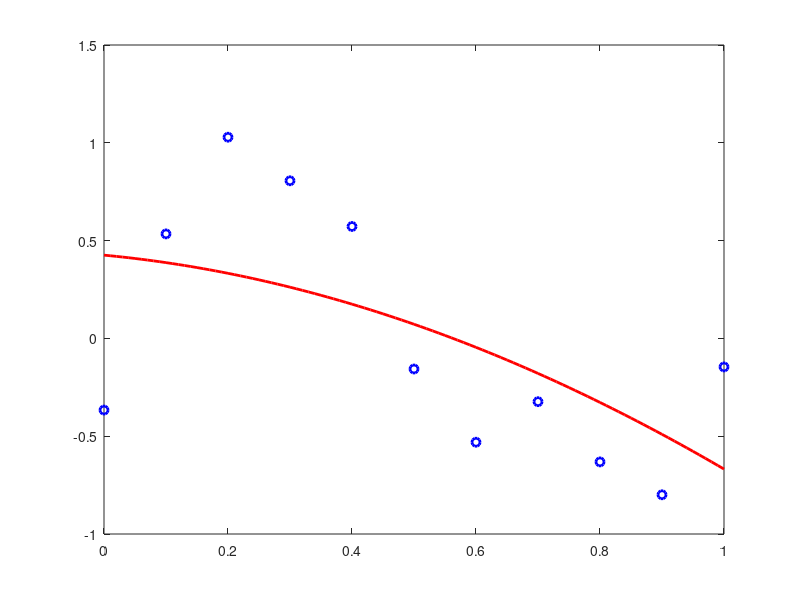

The MATLAB source for this figure:
close all;
clc;
clear;

X = [0:0.1:1]'; %11 pontos
noise = normrnd(0, 0.3, 11, 1);
y = sin(2*pi*X) + noise;

plot(X, y, "ob", "linewidth", 2);
hold on;

X = [ones(size(X,1),1) X X.^2 X.^3];
%coeficientes
w = pinv(X'*X)*X'*y;
%regularização
alpha = 0.1;
I = eye(size(X, 2));
W = inv(X'*X + alpha*I)*X'*y;

X_novo = [0:0.01:1]';
X_novo = [ones(size(X_novo, 1), 1) X_novo X_novo.^2 X_novo.^3];
y_hip = X_novo * W;

plot(X_novo(:, 2), y_hip, "-r", "linewidth", 2);


y_erro = X*w;
Erro = (y_erro -y).^2;
SME = (1/size(X,1))*sum(Erro)
